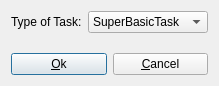
<?xml version="1.0" encoding="UTF-8"?>
<ui version="4.0">
 <class>add_task_type_pick</class>
 <widget class="QDialog" name="add_task_type_pick">
  <property name="geometry">
   <rect>
    <x>0</x>
    <y>0</y>
    <width>193</width>
    <height>86</height>
   </rect>
  </property>
  <property name="windowTitle">
   <string>AddTaskType</string>
  </property>
  <layout class="QGridLayout" name="gridLayout">
   <item row="0" column="0">
    <layout class="QHBoxLayout" name="horizontalLayout">
     <item>
      <widget class="QLabel" name="label_3">
       <property name="text">
        <string>Type of Task:</string>
       </property>
      </widget>
     </item>
     <item>
      <widget class="QComboBox" name="comboBox">
       <item>
        <property name="text">
         <string>SuperBasicTask</string>
        </property>
       </item>
       <item>
        <property name="text">
         <string>TrackedTask</string>
        </property>
       </item>
       <item>
        <property name="text">
         <string>PrioritizedTask</string>
        </property>
       </item>
       <item>
        <property name="text">
         <string>TimedTask</string>
        </property>
       </item>
      </widget>
     </item>
    </layout>
   </item>
   <item row="1" column="0">
    <spacer name="verticalSpacer">
     <property name="orientation">
      <enum>Qt::Vertical</enum>
     </property>
     <property name="sizeHint" stdset="0">
      <size>
       <width>20</width>
       <height>6</height>
      </size>
     </property>
    </spacer>
   </item>
   <item row="2" column="0">
    <layout class="QHBoxLayout" name="horizontalLayout_2">
     <item>
      <widget class="QPushButton" name="pushButton">
       <property name="text">
        <string>&amp;Ok</string>
       </property>
      </widget>
     </item>
     <item>
      <widget class="QPushButton" name="pushButton_2">
       <property name="text">
        <string>&amp;Cancel</string>
       </property>
      </widget>
     </item>
    </layout>
   </item>
  </layout>
 </widget>
 <resources/>
 <connections>
  <connection>
   <sender>pushButton_2</sender>
   <signal>clicked()</signal>
   <receiver>add_task_type_pick</receiver>
   <slot>reject()</slot>
   <hints>
    <hint type="sourcelabel">
     <x>182</x>
     <y>75</y>
    </hint>
    <hint type="destinationlabel">
     <x>243</x>
     <y>69</y>
    </hint>
   </hints>
  </connection>
 </connections>
</ui>
